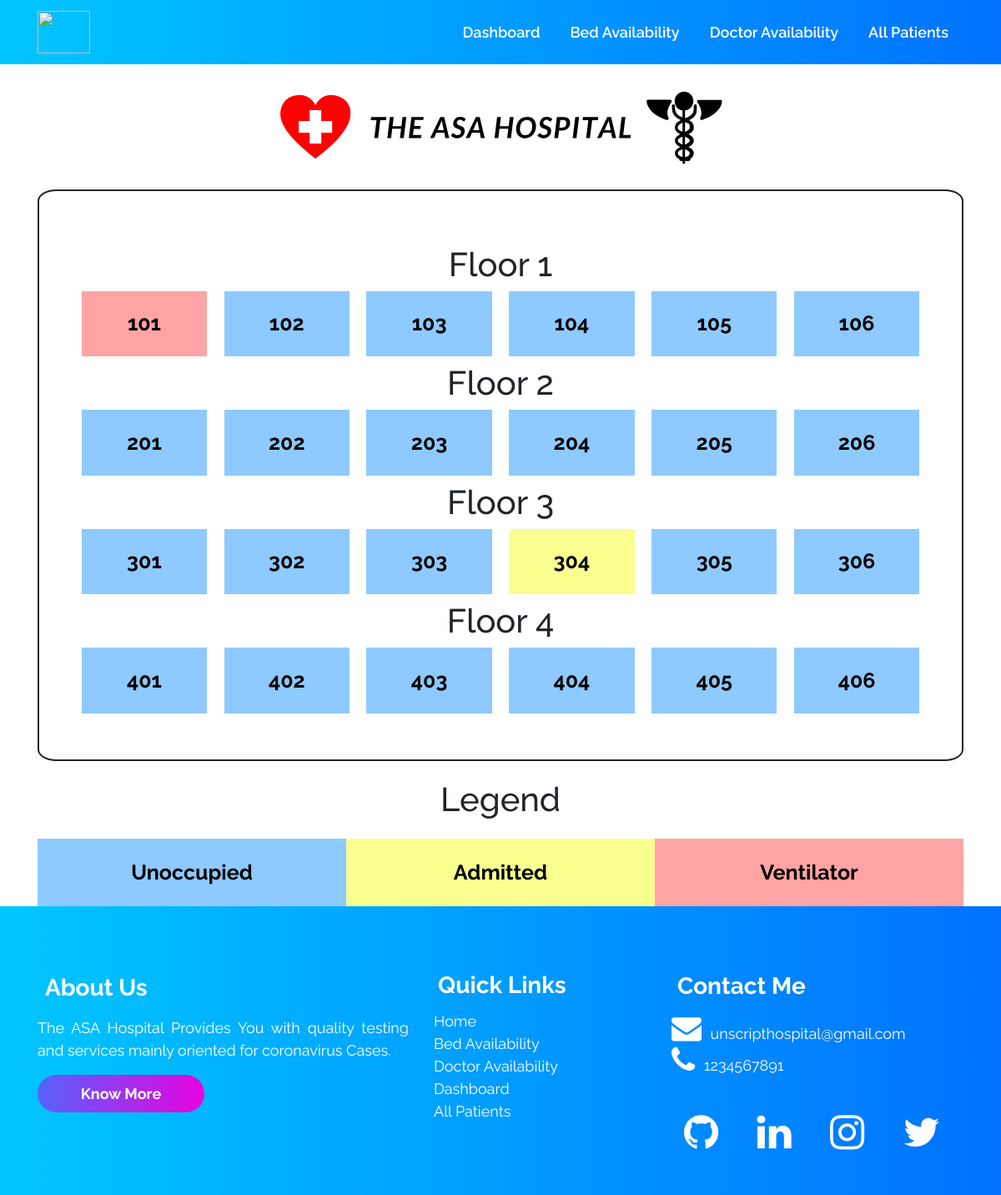
The page /bedavailability/ on the database as committed earlier.
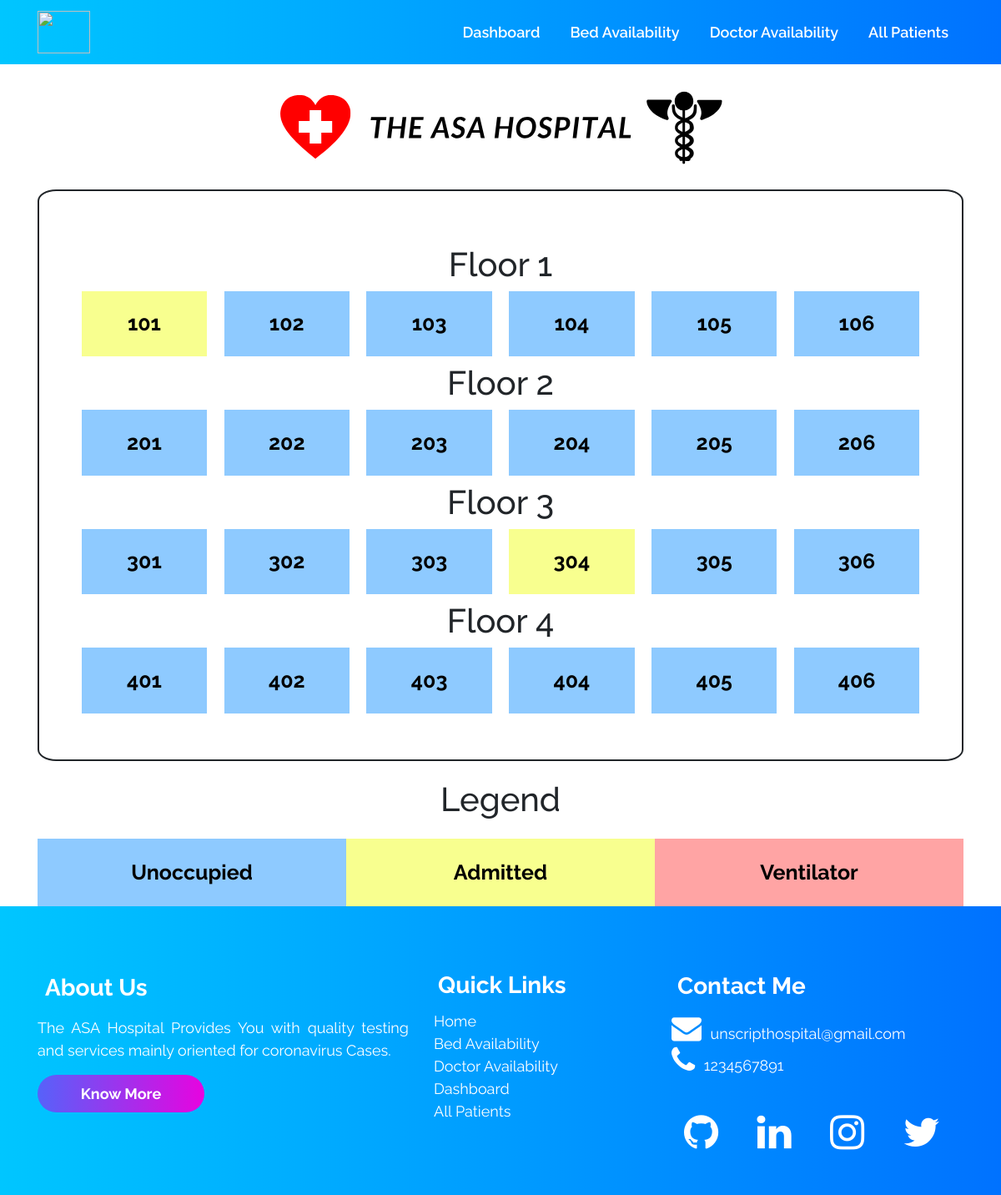
The same page on the database as committed later.
### accounts/views.py (the view)
# urls.py: path("bedavailability/", views.bedavailability, name='bedavailability'),
def bedavailability(request):
    all_rooms_objects = Room.objects.all()
    max_rooms_on_floor = 6
    context = {'list': list, 'all_rooms_objects': all_rooms_objects,
               'max_rooms_on_floor': max_rooms_on_floor}
    return render(request, 'bedavailability.html', context)

### templates/bedavailability.html (shortened to what this page needs)
{% extends 'innerbase.html' %}
{% load static %}
{% block cssLinks %}
<link rel="stylesheet" href="{% static 'css/bed.css' %}">
{% endblock %}
{% block body %}
<div class="container my-6">
    <div class="banner">
        <img src="{% static 'svg/hospital banner.svg' %}" width="100%" height="150px" alt="">
    </div>
    <div class="border-outside">
        <div class="inner-container p-6">
            <div class="floor1 row">
                {% for room in all_rooms_objects %}
                {% if forloop.counter0|divisibleby:max_rooms_on_floor %}
            </div>
            <h1 class="text-center my-2">Floor {{room.floor_no}}</h1>
            <div class="floor1 row">
                {% endif %}
                <div class="col-sm room
                 {% if room.occupied %}yellow{% endif %}
                {% if room.ventilator %}red{% endif %}
                ">
                    {{room.room_no}}
                </div>
                {% endfor %}
            </div>
        </div>
    </div>
</div>
<div class="container">
    <h1 class="text-center heading-legend">Legend</h1>
    <div class="container">
        <div class="row text-center">
            <div class="col-4 blue">
                Unoccupied
            </div>
            <div class="col-4 yellow">
                Admitted
            </div>
            <div class="col-4 red">
                Ventilator
            </div>
        </div>
    </div>
</div>
{% endblock %}

Rows that differ between the two databases and show on the page:
changed Room (number 1 of 24 on the later page): ventilator True → False (drawn)
